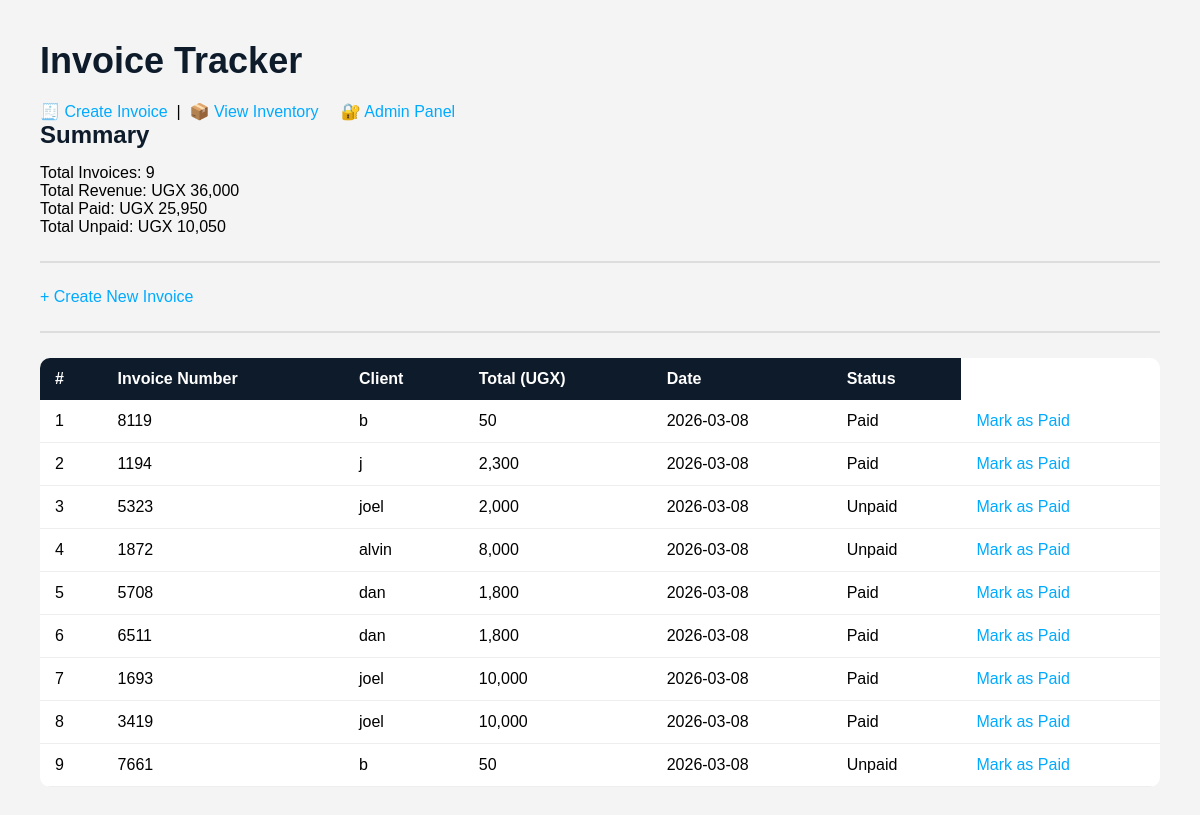
Before: /tracker with the older database file.
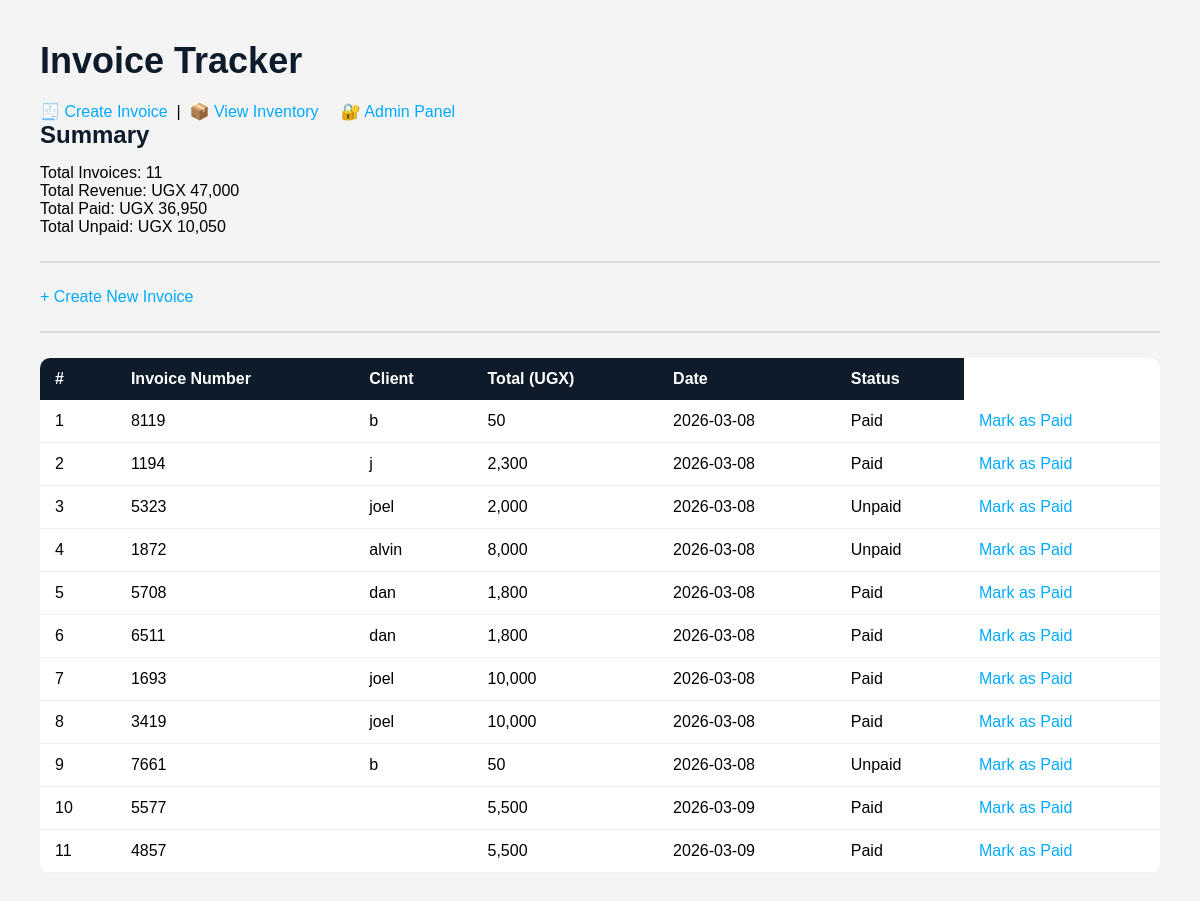
After: the same page with the newer database file.
### tables this page shows
CREATE TABLE invoices (
            id INTEGER PRIMARY KEY AUTOINCREMENT,
            invoice_number TEXT,
            client_name TEXT,
            total REAL,
            date TEXT,
            status TEXT DEFAULT 'Unpaid'
        );

### invoice_app.py (the view)
@app.route("/tracker")
def tracker():
    conn = sqlite3.connect("invoices.db")
    cursor = conn.cursor()
    cursor.execute(
        "SELECT id, invoice_number, client_name, total, date, status FROM invoices"
    )
    invoices = cursor.fetchall()
    cursor.execute("SELECT SUM(total) FROM invoices")
    total_revenue = cursor.fetchone()[0] or 0
    cursor.execute("SELECT SUM(total) FROM invoices WHERE status = 'Paid'")
    total_paid = cursor.fetchone()[0] or 0
    cursor.execute("SELECT SUM(total) FROM invoices WHERE status = 'Unpaid'")
    total_unpaid = cursor.fetchone()[0] or 0
    total_invoices = len(invoices)
    conn.close()
    return render_template(
        "tracker.html",
        invoices=invoices,
        total_revenue=total_revenue,
        total_paid=total_paid,
        total_unpaid=total_unpaid,
        total_invoices=total_invoices,
    )

### templates/tracker.html (shortened to what this page needs)
<!DOCTYPE html>
<html lang="en">
<head>
    <link rel="stylesheet" href="{{ url_for('static', filename='style.css') }}">
</head>
<body>
    <h1>Invoice Tracker</h1>
    <p>
        <a href="/">🧾 Create Invoice</a> &nbsp;|&nbsp;
        <a href="/inventory">📦 View Inventory</a> &nbsp; &nbsp;
        <a href="/admin_login">🔐 Admin Panel</a>
    </p>
    <div>
    <h2>Summary</h2>
    <p>Total Invoices: {{ total_invoices }}</p>
    <p>Total Revenue: UGX {{ "{:,.0f}".format(total_revenue) }}</p>
    <p>Total Paid: UGX {{ "{:,.0f}".format(total_paid) }}</p>
    <p>Total Unpaid: UGX {{ "{:,.0f}".format(total_unpaid) }}</p>
</div>
<hr>
    <a href="/">+ Create New Invoice</a>
    <hr>
    <table>
        <tr>
            <th>#</th>
            <th>Invoice Number</th>
            <th>Client</th>
            <th>Total (UGX)</th>
            <th>Date</th>
            <th>Status</th>
        </tr>
        {% for invoice in invoices %}
        <tr>
            <td>{{ invoice[0] }}</td>
            <td>{{ invoice[1] }}</td>
            <td>{{ invoice[2] }}</td>
            <td>{{ "{:,.0f}".format(invoice[3]) }}</td>
            <td>{{ invoice[4] }}</td>
            <td>{{ invoice[5] }}</td>
            <td>
                {% if invoice[5] != 'UnPaid' %}
                <a href="/mark-paid/{{ invoice[0] }}">Mark as Paid</a>
                {% else %}
                Done
                {% endif %}
            </td>
        </tr>
        {% endfor %}
    </table>
</body>
</html>

### static/style.css (style rules this page uses)
* { margin: 0; padding: 0; box-sizing: border-box; }
body { font-family: Arial, sans-serif; background-color: #f4f4f4; padding: 40px; }
h1 { color: #0d1b2a; font-size: 36px; margin-bottom: 20px; }
h2 { color: #0d1b2a; margin-bottom: 15px; }
a { color: #00aaff; text-decoration: none; }
hr { margin: 25px 0; border: 1px solid #dddddd; }
table { width: 100%; border-collapse: collapse; background-color: white; border-radius: 10px; overflow: hidden; }
th { background-color: #0d1b2a; color: white; padding: 12px 15px; text-align: left; }
td { padding: 12px 15px; border-bottom: 1px solid #eeeeee; }

Changed rows visible on the page:
added invoices: id "10", invoice_number "5577", total "5,500", date "2026-03-09", status "Paid"
added invoices: id "11", invoice_number "4857", total "5,500", date "2026-03-09", status "Paid"
Other visible differences:
{{ total_invoices }}: "9" → "11"
{{ "{:,.0f}".format(total_revenue) }}: "36,000" → "47,000"
{{ "{:,.0f}".format(total_paid) }}: "25,950" → "36,950"
